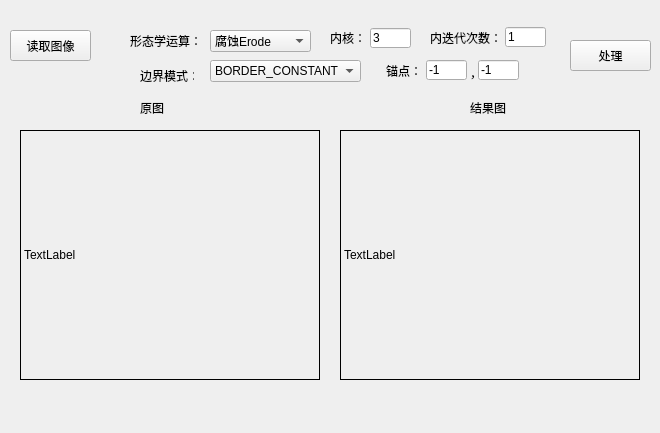
<?xml version="1.0" encoding="UTF-8"?>
<ui version="4.0">
 <class>FormMorphologicalClass</class>
 <widget class="QWidget" name="FormMorphologicalClass">
  <property name="geometry">
   <rect>
    <x>0</x>
    <y>0</y>
    <width>660</width>
    <height>433</height>
   </rect>
  </property>
  <property name="windowTitle">
   <string>形态学处理</string>
  </property>
  <widget class="QPushButton" name="btnReadImage">
   <property name="geometry">
    <rect>
     <x>10</x>
     <y>30</y>
     <width>81</width>
     <height>31</height>
    </rect>
   </property>
   <property name="text">
    <string>读取图像</string>
   </property>
  </widget>
  <widget class="QComboBox" name="cmbMorphologicalMethod">
   <property name="geometry">
    <rect>
     <x>210</x>
     <y>30</y>
     <width>101</width>
     <height>22</height>
    </rect>
   </property>
   <item>
    <property name="text">
     <string>腐蚀Erode</string>
    </property>
   </item>
   <item>
    <property name="text">
     <string>膨胀Dilate</string>
    </property>
   </item>
   <item>
    <property name="text">
     <string>开运算Open</string>
    </property>
   </item>
   <item>
    <property name="text">
     <string>闭运算Close</string>
    </property>
   </item>
   <item>
    <property name="text">
     <string>梯度Gradient</string>
    </property>
   </item>
   <item>
    <property name="text">
     <string>顶帽TopHat</string>
    </property>
   </item>
   <item>
    <property name="text">
     <string>黑帽BlackHat</string>
    </property>
   </item>
   <item>
    <property name="text">
     <string>击中击不中HitMiss</string>
    </property>
   </item>
  </widget>
  <widget class="QLabel" name="label">
   <property name="geometry">
    <rect>
     <x>130</x>
     <y>33</y>
     <width>101</width>
     <height>16</height>
    </rect>
   </property>
   <property name="text">
    <string>形态学运算：</string>
   </property>
  </widget>
  <widget class="QPushButton" name="btnStart">
   <property name="geometry">
    <rect>
     <x>570</x>
     <y>40</y>
     <width>81</width>
     <height>31</height>
    </rect>
   </property>
   <property name="text">
    <string>处理</string>
   </property>
  </widget>
  <widget class="QLabel" name="labelPicIn">
   <property name="geometry">
    <rect>
     <x>20</x>
     <y>130</y>
     <width>300</width>
     <height>250</height>
    </rect>
   </property>
   <property name="frameShape">
    <enum>QFrame::Box</enum>
   </property>
   <property name="text">
    <string>TextLabel</string>
   </property>
  </widget>
  <widget class="QLabel" name="label_3">
   <property name="geometry">
    <rect>
     <x>140</x>
     <y>100</y>
     <width>41</width>
     <height>16</height>
    </rect>
   </property>
   <property name="text">
    <string>原图</string>
   </property>
  </widget>
  <widget class="QLabel" name="labelPicOut">
   <property name="geometry">
    <rect>
     <x>340</x>
     <y>130</y>
     <width>300</width>
     <height>250</height>
    </rect>
   </property>
   <property name="frameShape">
    <enum>QFrame::Box</enum>
   </property>
   <property name="text">
    <string>TextLabel</string>
   </property>
  </widget>
  <widget class="QLabel" name="label_5">
   <property name="geometry">
    <rect>
     <x>470</x>
     <y>100</y>
     <width>41</width>
     <height>16</height>
    </rect>
   </property>
   <property name="text">
    <string>结果图</string>
   </property>
  </widget>
  <widget class="QLabel" name="label_2">
   <property name="geometry">
    <rect>
     <x>330</x>
     <y>30</y>
     <width>31</width>
     <height>16</height>
    </rect>
   </property>
   <property name="text">
    <string>内核：</string>
   </property>
  </widget>
  <widget class="QLineEdit" name="lineEditKernel">
   <property name="geometry">
    <rect>
     <x>370</x>
     <y>28</y>
     <width>41</width>
     <height>20</height>
    </rect>
   </property>
   <property name="text">
    <string>3</string>
   </property>
  </widget>
  <widget class="QLabel" name="label_4">
   <property name="geometry">
    <rect>
     <x>430</x>
     <y>30</y>
     <width>81</width>
     <height>16</height>
    </rect>
   </property>
   <property name="text">
    <string>内迭代次数：</string>
   </property>
  </widget>
  <widget class="QLineEdit" name="lineEditIterations">
   <property name="geometry">
    <rect>
     <x>505</x>
     <y>27</y>
     <width>41</width>
     <height>20</height>
    </rect>
   </property>
   <property name="text">
    <string>1</string>
   </property>
  </widget>
  <widget class="QLabel" name="label_6">
   <property name="geometry">
    <rect>
     <x>386</x>
     <y>63</y>
     <width>31</width>
     <height>16</height>
    </rect>
   </property>
   <property name="text">
    <string>锚点：</string>
   </property>
  </widget>
  <widget class="QLineEdit" name="lineEditAncho_x">
   <property name="geometry">
    <rect>
     <x>426</x>
     <y>60</y>
     <width>41</width>
     <height>20</height>
    </rect>
   </property>
   <property name="text">
    <string>-1</string>
   </property>
  </widget>
  <widget class="QLineEdit" name="lineEditAncho_y">
   <property name="geometry">
    <rect>
     <x>478</x>
     <y>60</y>
     <width>41</width>
     <height>20</height>
    </rect>
   </property>
   <property name="text">
    <string>-1</string>
   </property>
  </widget>
  <widget class="QLabel" name="label_7">
   <property name="geometry">
    <rect>
     <x>470</x>
     <y>65</y>
     <width>31</width>
     <height>16</height>
    </rect>
   </property>
   <property name="text">
    <string>，</string>
   </property>
  </widget>
  <widget class="QLabel" name="label_8">
   <property name="geometry">
    <rect>
     <x>140</x>
     <y>70</y>
     <width>54</width>
     <height>12</height>
    </rect>
   </property>
   <property name="text">
    <string>边界模式：</string>
   </property>
  </widget>
  <widget class="QComboBox" name="cmbBorderType">
   <property name="geometry">
    <rect>
     <x>210</x>
     <y>60</y>
     <width>151</width>
     <height>22</height>
    </rect>
   </property>
   <item>
    <property name="text">
     <string>BORDER_CONSTANT</string>
    </property>
   </item>
   <item>
    <property name="text">
     <string>BORDER_REPLICATE</string>
    </property>
   </item>
   <item>
    <property name="text">
     <string>BORDER_REFLECT</string>
    </property>
   </item>
   <item>
    <property name="text">
     <string>BORDER_WRAP</string>
    </property>
   </item>
   <item>
    <property name="text">
     <string>BORDER_REFLECT_101</string>
    </property>
   </item>
   <item>
    <property name="text">
     <string>BORDER_TRANSPARENT</string>
    </property>
   </item>
   <item>
    <property name="text">
     <string>BORDER_REFLECT101</string>
    </property>
   </item>
   <item>
    <property name="text">
     <string>BORDER_DEFAULT</string>
    </property>
   </item>
   <item>
    <property name="text">
     <string>BORDER_ISOLATED</string>
    </property>
   </item>
  </widget>
 </widget>
 <resources/>
 <connections/>
</ui>
